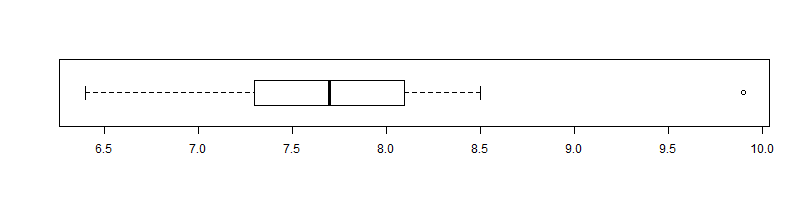

Generate this figure with R:
data <- c(6.4,8.3,7.9,7.5,6.9,8.5,7.0,7.4,7.2,6.8,7.1,8.1,7.5,7.7,8.5,7.8,7.3,8.4,8.0,7.8,7.5,7.8,7.6,8.4,9.9)

stem(data, scale=2)


png(filename="sta248-a1-q4.png",
    units="px",
    width=800,
    height=200)
boxplot(data,horizontal=TRUE,outline=TRUE,plot=TRUE,axes=TRUE)
